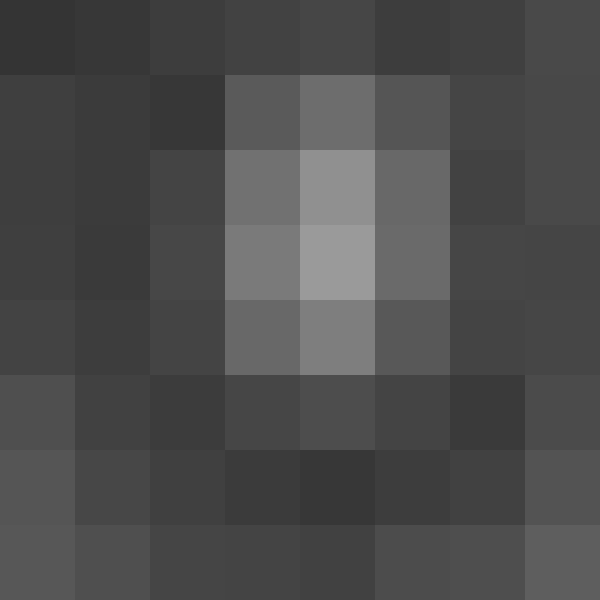
#> input picture assignments/assignment02/image1.png, 600 x 600 px
$ python histogramimage1.py
#> lines starting #> are read from the running program, lines starting #| are printed output that depends on the picture
import numpy as np
import cv2 as cv
from matplotlib import pyplot as plt

# Load the image from the dataset folder
img = cv.imread('image1.png', cv.IMREAD_GRAYSCALE)
#> img is the input picture: shape (600, 600); min 52, max 154, mean 76.1

# Check if the image is loaded
if img is None:
    raise ValueError("Image not found or path is incorrect")

# Compute histogram and CDF for the original image
hist, bins = np.histogram(img.flatten(), 256, [0, 256])
#> hist = 256 values, max 28125 at index 68, min 0 at index 0, mean 1406.2; bins = 257 values from 0 to 256
cdf = hist.cumsum()
#> cdf = 256 values from 0 to 360000
cdf_normalized = cdf * float(hist.max()) / cdf.max()
#> cdf_normalized = 256 values from 0 to 28125

# Apply histogram equalization
img_equalized = cv.equalizeHist(img)
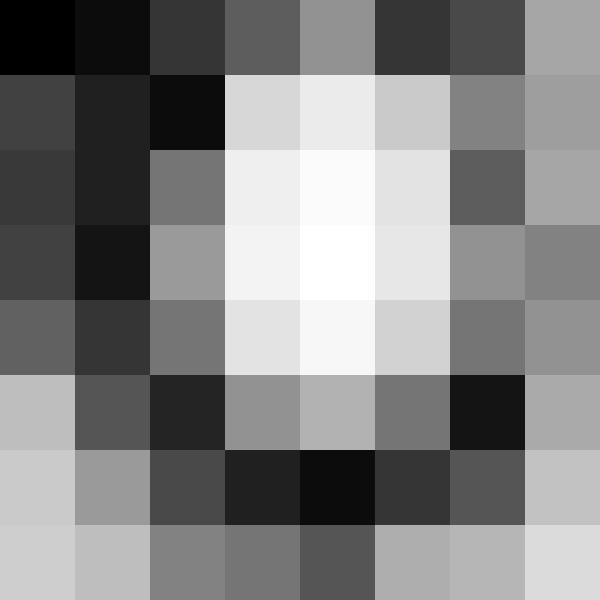
#> img_equalized: shape (600, 600); min 0, max 255, mean 130.2

# Compute histogram and CDF for the equalized image
hist_eq, bins_eq = np.histogram(img_equalized.flatten(), 256, [0, 256])
#> hist_eq = 256 values, max 28125 at index 117, min 0 at index 1, mean 1406.2; bins_eq = 257 values from 0 to 256
cdf_eq = hist_eq.cumsum()
#> cdf_eq = 256 values from 5625 to 360000
cdf_normalized_eq = cdf_eq * float(hist_eq.max()) / cdf_eq.max()
#> cdf_normalized_eq = 256 values from 439.5 to 28125

# Create a figure with 4 subplots
fig, axes = plt.subplots(2, 2, figsize=(15, 10))

# Display the original grayscale image
axes[0, 0].imshow(img, cmap='gray')
axes[0, 0].set_title('Original Grayscale Image')
axes[0, 0].axis('off')

# Plot CDF and histogram for the original image
axes[0, 1].plot(cdf_normalized, color='b')
axes[0, 1].hist(img.flatten(), 256, [0, 256], color='r')
axes[0, 1].set_xlim([0, 256])
axes[0, 1].set_title('Histogram and CDF (Original)')
axes[0, 1].legend(('CDF', 'Histogram'), loc='upper left')

# Display the equalized image
axes[1, 0].imshow(img_equalized, cmap='gray')
axes[1, 0].set_title('Histogram Equalized Image')
axes[1, 0].axis('off')

# Plot CDF and histogram for the equalized image
axes[1, 1].plot(cdf_normalized_eq, color='b')
axes[1, 1].hist(img_equalized.flatten(), 256, [0, 256], color='r')
axes[1, 1].set_xlim([0, 256])
axes[1, 1].set_title('Histogram and CDF (Equalized)')
axes[1, 1].legend(('CDF', 'Histogram'), loc='upper left')

# Show the plots
plt.show()
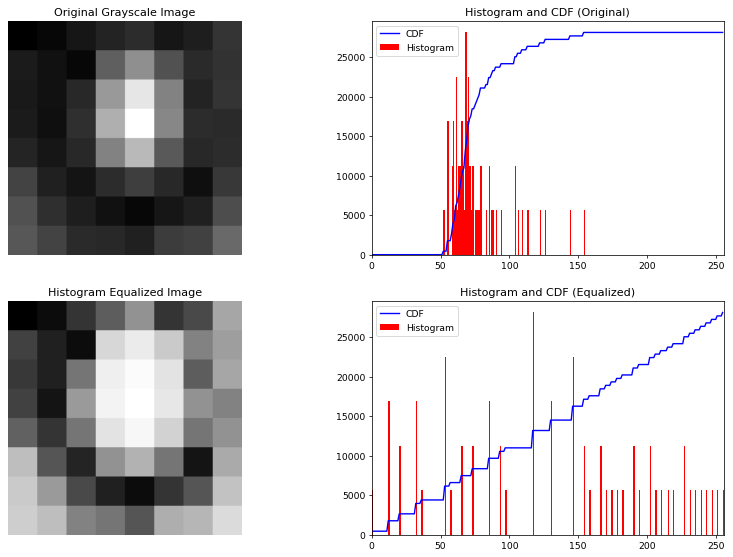
#> figure drawn by matplotlib, 4 panels; panel 2: tallest bar 28125 high, from x = 68 to 69; panel 2: curve peaks at x = 154, y = 28125; panel 4: tallest bar 28125 high, from x = 117 to 118; panel 4: curve peaks at x = 255, y = 28125

# Save the figure as an image
fig.savefig('image_with_histogram_and_equalization.png')

print("Image with histogram and CDF saved as 'image_with_histogram_and_equalization.png'.")
